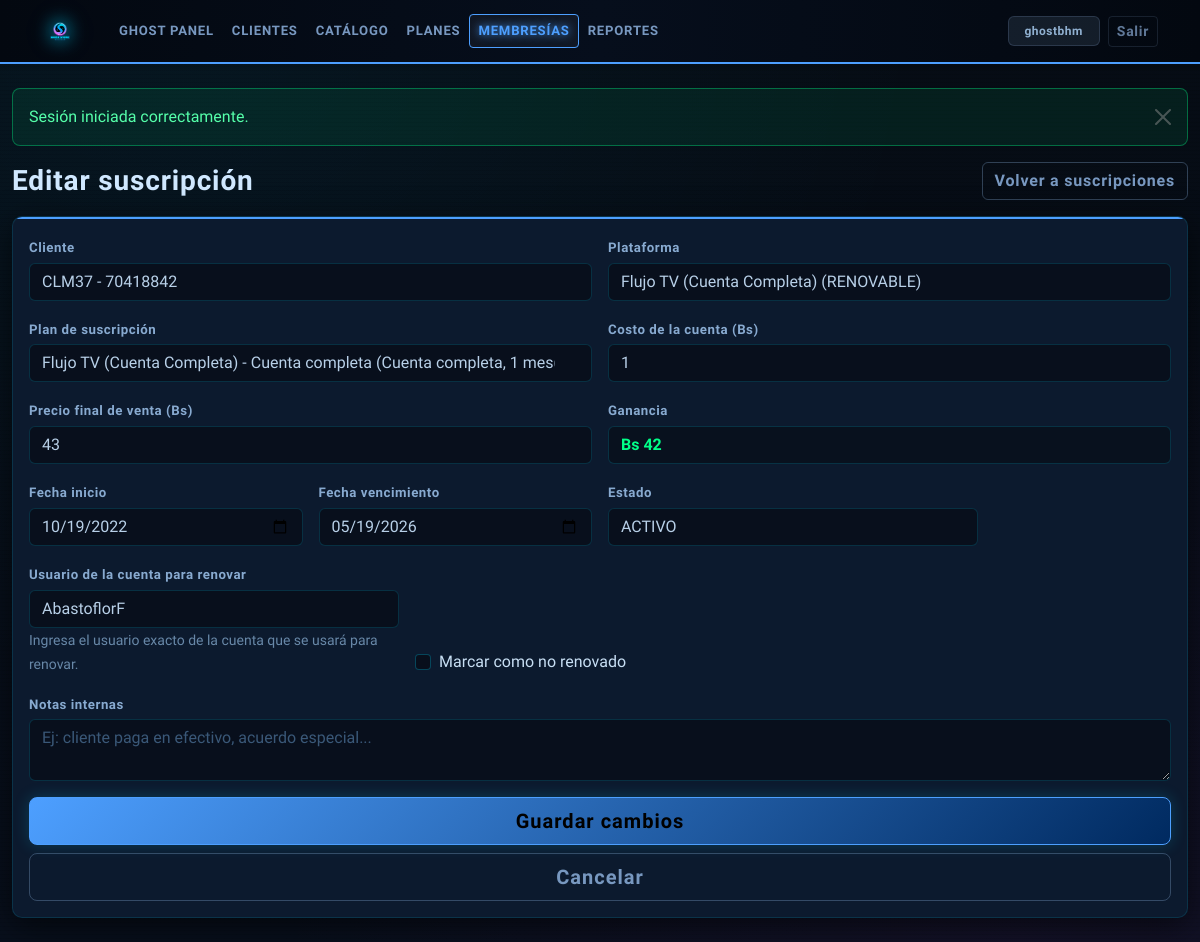
/suscripciones/editar/196 (signed in), run on the app's committed database.
### tables this page shows
CREATE TABLE `suscripciones` (
  `id` int(11) NOT NULL,
  `cliente_id` int(11) NOT NULL,
  `plataforma_id` int(11) NOT NULL,
  `modalidad_id` int(11) NOT NULL,
  `precio_venta` decimal(10,2) DEFAULT NULL,
  `costo_base` decimal(10,2) DEFAULT NULL,
  `fecha_inicio` date NOT NULL,
  `fecha_vencimiento` date NOT NULL,
  `estado` enum('CONTACTAR_2D','REENVIAR_1D','ESPERA','ACTIVO','VENCIDO','RECUP') DEFAULT 'ACTIVO',
  `ultimo_contacto_fecha` datetime DEFAULT NULL,
  `ultimo_contacto_tipo` enum('MENOS_2','MENOS_1','REC_7','REC_15') DEFAULT NULL,
  `usuario_proveedor` varchar(150) DEFAULT NULL,
  `notas` text DEFAULT NULL,
  `flag_no_renovo` tinyint(1) DEFAULT 0,
  `created_at` datetime DEFAULT current_timestamp()
);

CREATE TABLE `plataformas` (
  `id` int(11) NOT NULL,
  `nombre` varchar(100) NOT NULL,
  `tipo_servicio` enum('RENOVABLE','DESECHABLE') NOT NULL,
  `duraciones_disponibles` varchar(100) DEFAULT NULL,
  `dato_renovacion` varchar(20) NOT NULL DEFAULT 'NO_APLICA',
  `mensaje_menos_2` text DEFAULT NULL,
  `mensaje_menos_1` text DEFAULT NULL,
  `mensaje_rec_7` text DEFAULT NULL,
  `mensaje_rec_15` text DEFAULT NULL,
  `created_at` datetime DEFAULT current_timestamp()
);

CREATE TABLE `modalidades` (
  `id` int(11) NOT NULL,
  `plataforma_id` int(11) NOT NULL,
  `nombre_modalidad` varchar(100) NOT NULL,
  `tipo_cuenta` enum('CUENTA_COMPLETA','POR_DISPOSITIVOS','AMBOS') NOT NULL DEFAULT 'CUENTA_COMPLETA',
  `duracion_meses` int(11) NOT NULL DEFAULT 1,
  `dispositivos` int(11) DEFAULT NULL,
  `precio` decimal(10,2) NOT NULL,
  `costo` decimal(10,2) NOT NULL DEFAULT 0.00,
  `created_at` datetime DEFAULT current_timestamp()
);

### app/views/suscripciones/edit.php (the view, shortened to what the rows shown need)
<div class="d-flex flex-wrap justify-content-between align-items-center gap-2 mb-3">
    <h1 class="h3 mb-0">Editar suscripción</h1>
    <a href="<?= e(url('/suscripciones')) ?>" class="btn btn-outline-secondary">Volver a suscripciones</a>
</div>
<div class="card shadow-sm">
    <div class="card-body">
        <form method="post" action="<?= e(url('/suscripciones/actualizar/' . (int) $item['id'])) ?>" id="edit-subscription-form">
            <div class="row g-3">
                <div class="col-md-6">
                    <label class="form-label" for="cliente_id">Cliente</label>
                    <select class="form-select" id="cliente_id" name="cliente_id" required>
                        <?php foreach ($clientes as $cliente): ?>
                            <option value="<?= e((string) $cliente['id']) ?>" <?= (int) $item['cliente_id'] === (int) $cliente['id'] ? 'selected' : '' ?>>
                                <?= e((string) $cliente['nombre']) ?> - <?= e((string) $cliente['telefono']) ?>
                            </option>
                        <?php endforeach; ?>
                    </select>
                </div>
                <div class="col-md-6">
                    <label class="form-label" for="plataforma_id">Plataforma</label>
                    <select class="form-select js-plataforma" id="plataforma_id" name="plataforma_id" required>
                        <?php foreach ($plataformas as $plataforma): ?>
                            <option
                                value="<?= e((string) $plataforma['id']) ?>"
                                data-tipo="<?= e((string) $plataforma['tipo_servicio']) ?>"
                                data-dato-renovacion="<?= e((string) Plataforma::normalizeDatoRenovacion((string) ($plataforma['dato_renovacion'] ?? ''), (string) ($plataforma['tipo_servicio'] ?? ''))) ?>"
                                <?= (int) $item['plataforma_id'] === (int) $plataforma['id'] ? 'selected' : '' ?>
                            >
                                <?= e((string) $plataforma['nombre']) ?> (<?= e((string) $plataforma['tipo_servicio']) ?>)
                            </option>
                        <?php endforeach; ?>
                    </select>
                </div>
                <div class="col-md-6">
                    <label class="form-label" for="modalidad_id">Plan de suscripción</label>
                    <select class="form-select js-modalidad" id="modalidad_id" name="modalidad_id" required>
                        <?php foreach ($tiposSuscripcion as $modalidad): ?>
                            <option
                                value="<?= e((string) $modalidad['id']) ?>"
                                data-plataforma-id="<?= e((string) $modalidad['plataforma_id']) ?>"
                                data-costo="<?= e(format_decimal_amount($modalidad['costo'] ?? 0)) ?>"
                                data-precio="<?= e(format_decimal_amount($modalidad['precio'] ?? 0)) ?>"
                                <?= (int) $item['modalidad_id'] === (int) $modalidad['id'] ? 'selected' : '' ?>
                            >
                                <?= e((string) $modalidad['plataforma_nombre']) ?>
                                -
                            </option>
                        <?php endforeach; ?>
                    </select>
                </div>
                <div class="col-md-6">
                    <label class="form-label" for="costo_base">Costo de la cuenta (Bs)</label>
                    <input
                        type="number"
                        step="0.01"
                        min="0.01"
                        class="form-control js-costo-base"
                        id="costo_base"
                        name="costo_base"
                        value="<?= e(isset($item['costo_base']) && $item['costo_base'] !== null ? format_decimal_amount($item['costo_base']) : '') ?>"
                        required
                    >
                </div>
                <div class="col-md-6">
                    <label class="form-label" for="precio_venta">Precio final de venta (Bs)</label>
                    <input
                        type="number"
                        step="0.01"
                        min="0.01"
                        class="form-control js-precio-venta"
                        id="precio_venta"
                        name="precio_venta"
                        value="<?= e(isset($item['precio_venta']) && $item['precio_venta'] !== null ? format_decimal_amount($item['precio_venta']) : '') ?>"
                        required
                    >
                </div>
                <div class="col-md-6">
                    <label class="form-label">Ganancia</label>
                    <div class="form-control bg-light">
                        <strong class="js-ganancia">
                        </strong>
                    </div>
                </div>
                <div class="col-md-3">
                    <label class="form-label" for="fecha_inicio">Fecha inicio</label>
                    <input type="date" class="form-control" id="fecha_inicio" name="fecha_inicio" value="<?= e((string) $item['fecha_inicio']) ?>" required>
                </div>
                <div class="col-md-3">
                    <label class="form-label" for="fecha_vencimiento">Fecha vencimiento</label>
                    <input type="date" class="form-control" id="fecha_vencimiento" name="fecha_vencimiento" value="<?= e((string) $item['fecha_vencimiento']) ?>" required>
                </div>
                <div class="col-md-4">
                    <label class="form-label" for="estado">Estado</label>
                    <select class="form-select" id="estado" name="estado" required>
                        <?php foreach ($estados as $status): ?>
                            <option value="<?= e($status) ?>" <?= (string) $item['estado'] === $status ? 'selected' : '' ?>><?= e($status) ?></option>
                        <?php endforeach; ?>
                    </select>
                </div>
                <div class="col-md-4 js-usuario-wrap">
                    <label class="form-label js-usuario-label" for="usuario_proveedor">Dato de la cuenta para renovar</label>
                    <input
                        type="text"
                        class="form-control js-usuario-input"
                        id="usuario_proveedor"
                        name="usuario_proveedor"
                        value="<?= e((string) ($item['usuario_proveedor'] ?? '')) ?>"
                    >
                    <small class="text-secondary js-usuario-help">Se pedirá según la configuración de la plataforma.</small>
                </div>
                <div class="col-md-4 d-flex align-items-end">
                    <div class="form-check">
                        <input class="form-check-input" type="checkbox" id="flag_no_renovo" name="flag_no_renovo" <?= (int) $item['flag_no_renovo'] === 1 ? 'checked' : '' ?>>
                        <label class="form-check-label" for="flag_no_renovo">Marcar como no renovado</label>
                    </div>
                </div>
                <div class="col-12">
                    <label class="form-label" for="notas">Notas internas</label>
                    <textarea class="form-control" id="notas" name="notas" rows="2" placeholder="Ej: cliente paga en efectivo, acuerdo especial..."><?= e((string) ($item['notas'] ?? '')) ?></textarea>
                </div>
                <div class="col-12 d-flex flex-wrap gap-2">
                    <button class="btn btn-primary btn-lg w-100 w-sm-auto" type="submit">Guardar cambios</button>
                    <a href="<?= e(url('/suscripciones')) ?>" class="btn btn-outline-secondary btn-lg w-100 w-sm-auto">Cancelar</a>
                </div>
            </div>
        </form>
    </div>
</div>

### public/index.php (shortened to what the rows shown need)
<?php
require_once __DIR__ . '/../app/config/config.php';
require_once APP_PATH . '/config/db.php';
spl_autoload_register(static function (string $className): void {
    $prefix = 'App\\';
    $relativeClass = substr($className, strlen($prefix));
    $parts = explode('\\', $relativeClass);
    if (isset($parts[0])) {
        $parts[0] = strtolower($parts[0]);
    }
    $filePath = APP_PATH . '/' . implode('/', $parts) . '.php';
});
$method = $_SERVER['REQUEST_METHOD'] ?? 'GET';
$path = request_path();
foreach ($routes as [$routeMethod, $routePattern, $handler]) {
    if ($method !== $routeMethod) {
        continue;
    }
    if (!preg_match($routePattern, $path, $matches)) {
        continue;
    }
    array_shift($matches);
    [$controllerClass, $action] = $handler;
    $controller = new $controllerClass();
    $params = array_map(static fn (string $item): int|string => ctype_digit($item) ? (int) $item : $item, $matches);
    call_user_func_array([$controller, $action], $params);
    exit;
}
require APP_PATH . '/views/layouts/header.php';
require APP_PATH . '/views/layouts/footer.php';

### data on the page
suscripciones: cliente_id "CLM37 - 70418842", plataforma_id "Flujo TV (Cuenta Completa) (RENOVABLE)", modalidad_id "Flujo TV (Cuenta Completa) - Cuenta completa (Cuenta completa, 1 mes(es), Costo: Bs 18, Venta: Bs 35)", costo_base "1", precio_venta "43", fecha_inicio "10/19/2022", fecha_vencimiento "05/19/2026", usuario_proveedor "AbastoflorF"

### other printed values
$flash['message'] "Sesión iniciada correctamente."
form field estado "ACTIVO"
